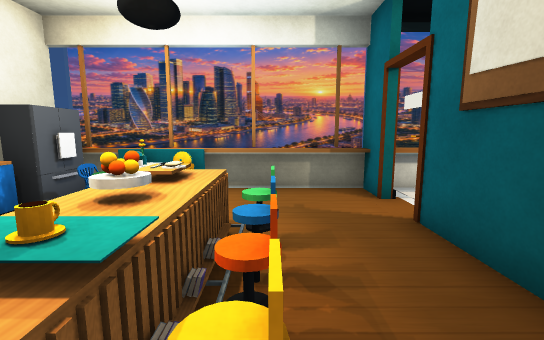
View 1 (above)

20 first-person views from a walk through a 3-D level made in the Unity game engine. The camera is 1.4 m above the floor, tilts 8° down and sees 90° across. The floor is counted in squares, 1 m on a side. Each view is taken from the middle of a square. On the plan, view 1 faces up. The plan holds only what a view shows up to about 13 squares ahead; the rest is blank. The place goes on beyond the plan. The player is left out. Some animated figures are left out. Door leaves are left out, so doorways stand open. Some surface patterns are stand-ins.

View 2
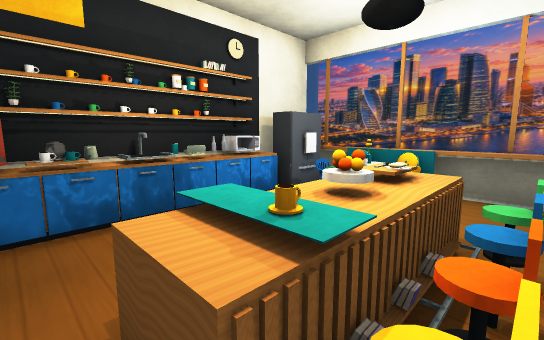

View 3
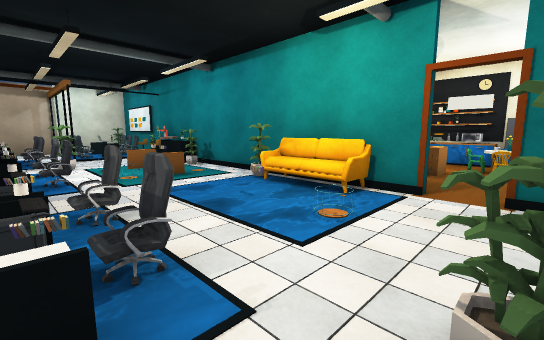

View 4
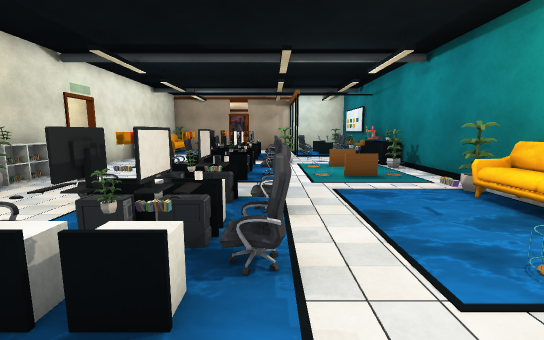

View 5
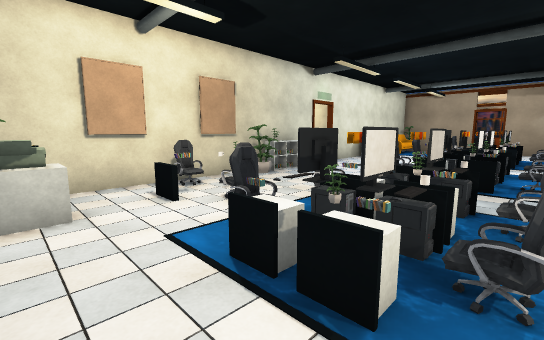

View 6
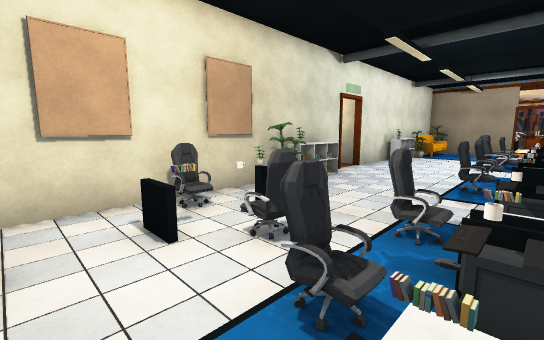

View 7
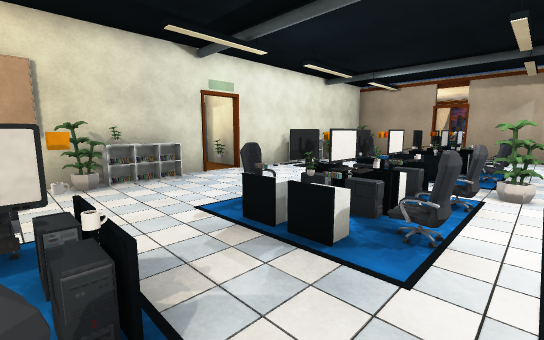

View 8
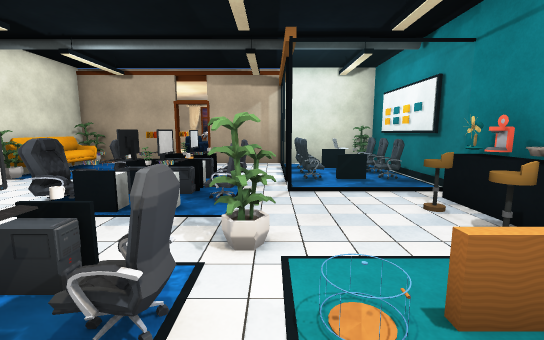

View 9
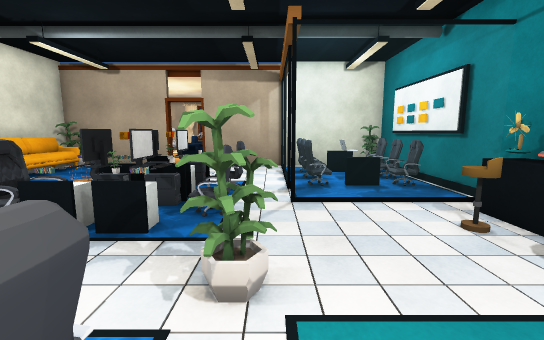

View 10
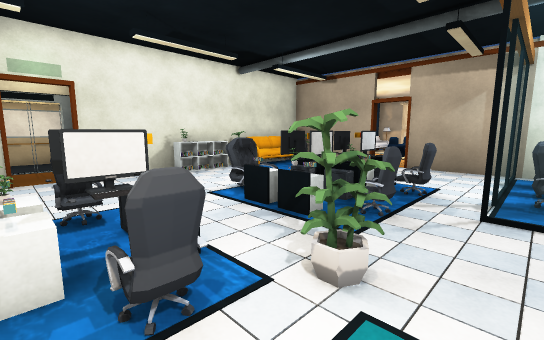

View 11
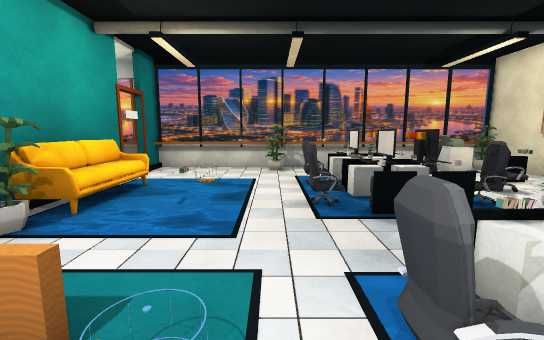

View 12
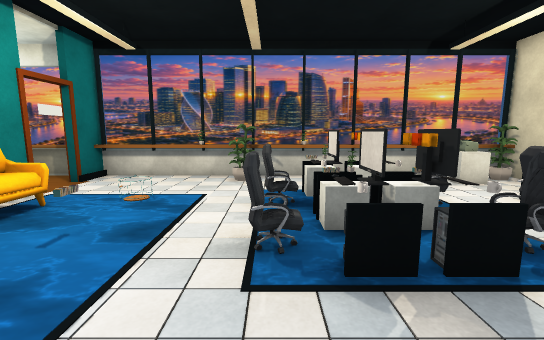

View 13
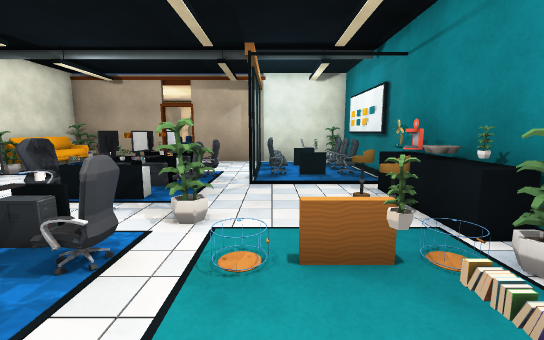

View 14
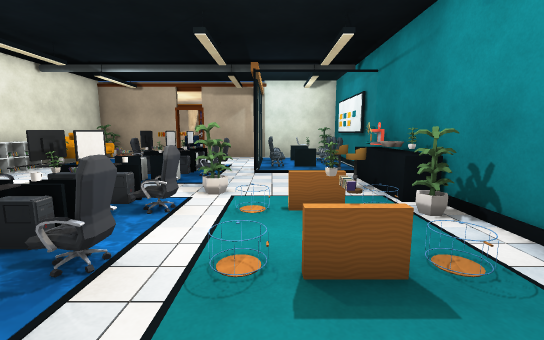

View 15
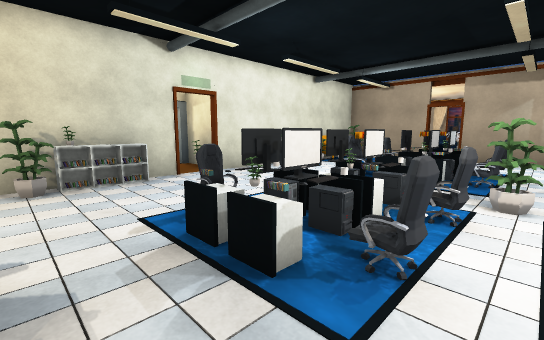

View 16
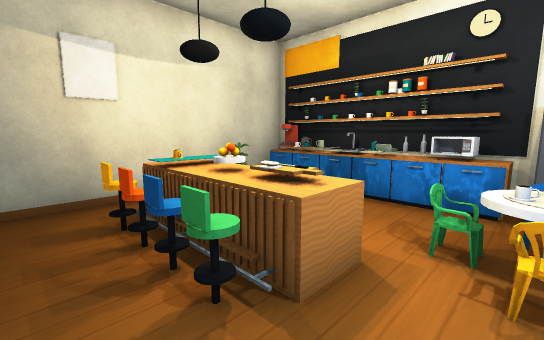

View 17
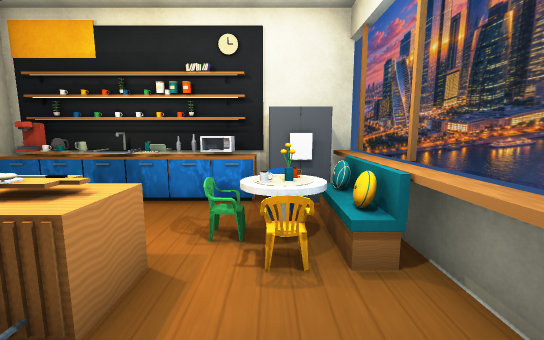

View 18
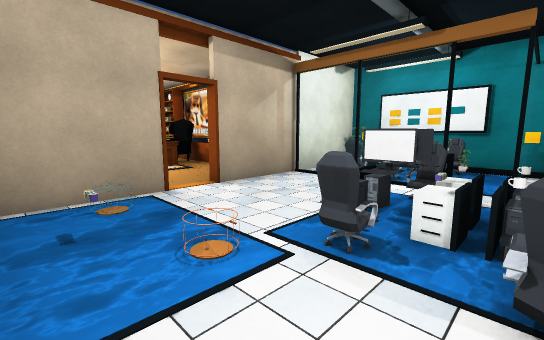

View 19
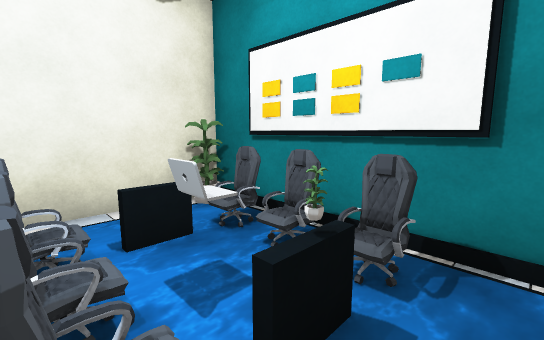

View 20
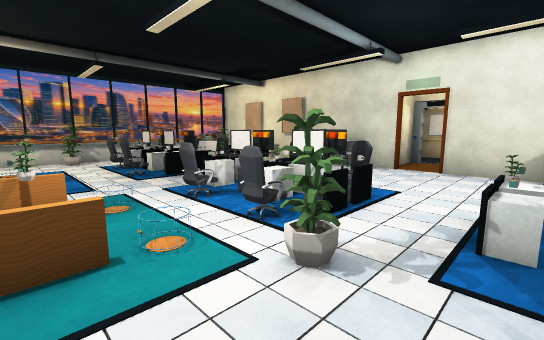

### Floor plan
Key: @ floor where view 1 was taken; # wall or solid block; . floor; D open door; = window, fence, low wall or low ledge; ~ water the walk can cross; ≈ water the walk keeps out of; ^ raised ledge; O other object.
Columns run from 5 left of view 1 to 20 right of it. Each row starts with its distance up from view 1.
  7 ###=####===O#=O== ####
  6 OOO#===#....O.....OOO#
  5 #OOOO..DD.........OO.#
  4 O=.O=..#.....~OO~....#
  3 O#.=OO.#OO~~.OOOOOO=O#
  2 O#.=OO.#OO≈~.~OO≈OO#O#
  1 O#.^OO.#OO~~.OOOO.==##
  0 O#O..@.##O~~........##
 -1 #########.....OO....O#
 -2        #.....~OO....O#
 -3        #..O=.OOOO...O#
 -4        #O.O..OOOO....##OD.
 -5        #O.==.OOOO...DD..D.
 -6        #OO..OOOO.....#O##
 -7        #O...O..O.....#
 -8        #OO...OOO~O..O#
 -9        #====.OOOOO..O#
-10        #~~~~.OOOO...O#
-11        #OOOO.O OO~~~O#
-12        #OOOO.....~~OO#
-13        #O≈≈O.....~OOO#
-14        #O≈≈O.....~~OO#
-15        #O######DD###O#
-16               #DD

Where each view was taken, in squares from view 1:
view 1: 0 up, 0 right, facing up
view 2: 0 up, 0 right, facing up-left
view 3: 6 up, 9 right, facing down-left
view 4: 6 up, 8 right, facing down
view 5: 6 up, 8 right, facing down-right
view 6: 5 up, 10 right, facing down-right
view 7: 1 up, 7 right, facing down-right
view 8: 3 down, 7 right, facing down
view 9: 4 down, 7 right, facing down
view 10: 4 down, 6 right, facing down-right
view 11: 4 down, 7 right, facing up
view 12: 2 down, 8 right, facing up
view 13: 2 down, 6 right, facing down
view 14: 0 up, 6 right, facing down
view 15: 0 up, 7 right, facing down-right
view 16: 5 up, 1 right, facing down-left
view 17: 5 up, 1 right, facing left
view 18: 9 down, 14 right, facing down-left
view 19: 10 down, 6 right, facing down-left
view 20: 8 down, 5 right, facing up-right
